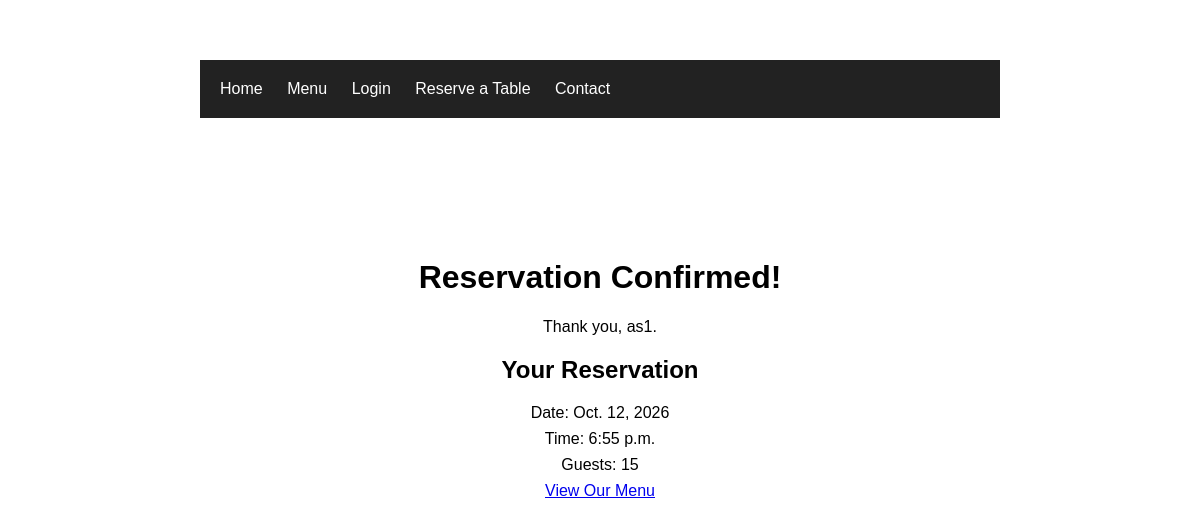
/menu/reservation/success/4/, run on the app's committed database.
### menu/models.py (models this page shows, shortened)
class Reservation(models.Model):
    user = models.ForeignKey(
        User,
        on_delete=models.CASCADE,
        null=True,
        blank=True
    )
    name = models.CharField(max_length=100)
    email = models.EmailField()
    date = models.DateField()
    time = models.TimeField()
    guests = models.PositiveIntegerField()

### menu/views.py (the view)
def reservation_success(request, reservation_id):
    reservation = get_object_or_404(
    Reservation,
    id=reservation_id
)
    return render(
        request,
        "menu/reservation_success.html",
        {"reservation": reservation}
    )

### menu/templates/menu/reservation_success.html (shortened to what this page needs)
{% extends "base.html" %}
{% block content %}
<div class="info">
    <h1>Reservation Confirmed!</h1>
    <p>
        Thank you, {{ reservation.name }}.
    </p>
    <h2>Your Reservation</h2>
    <p>
        Date: {{ reservation.date }}
    </p>
    <p>
        Time: {{ reservation.time }}
    </p>
    <p>
        Guests: {{ reservation.guests }}
    </p>
    <a href="{% url 'menu:food_list' %}">
        View Our Menu
    </a>
</div>
{% endblock %}

### menu/static/menu/style.css (style rules this page uses)
body { font-family: Arial, sans-serif; max-width: 800px; margin: 40px auto; padding: 20px; }
h1 { text-align: center; }
.info { text-align: center; margin-top: 50px; padding: 30px; }
.info h2 { margin-bottom: 20px; }
.info p { margin: 8px 0; }

### data on the page
Reservation: name "as1", date "Oct. 12, 2026", time "6:55 p.m.", guests "15"
